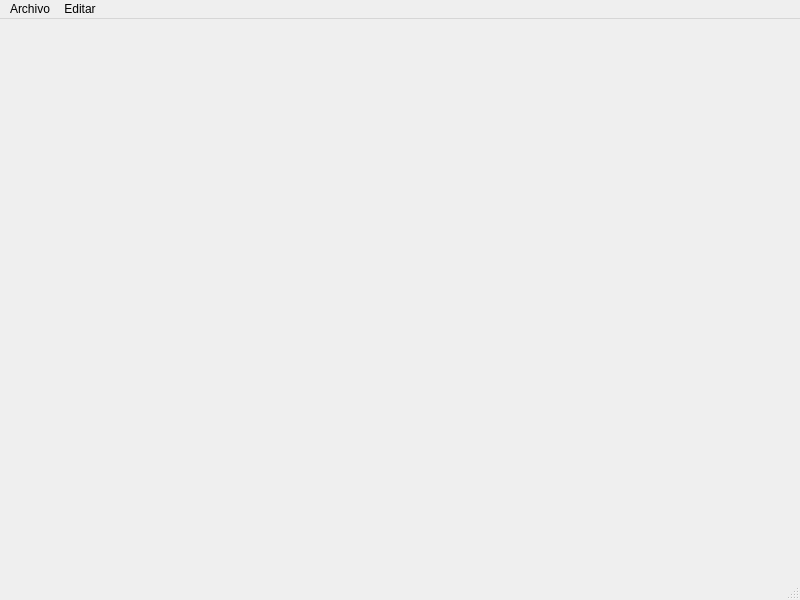
<?xml version="1.0" encoding="UTF-8"?>
<ui version="4.0">
 <class>ventanapredictor</class>
 <widget class="QMainWindow" name="ventanapredictor">
  <property name="geometry">
   <rect>
    <x>0</x>
    <y>0</y>
    <width>800</width>
    <height>600</height>
   </rect>
  </property>
  <property name="windowTitle">
   <string>MainWindow</string>
  </property>
  <widget class="QWidget" name="centralwidget"/>
  <widget class="QMenuBar" name="menubar">
   <property name="geometry">
    <rect>
     <x>0</x>
     <y>0</y>
     <width>800</width>
     <height>20</height>
    </rect>
   </property>
   <widget class="QMenu" name="menuArchivo">
    <property name="title">
     <string>Archivo</string>
    </property>
    <addaction name="separator"/>
    <addaction name="actionNuevo"/>
    <addaction name="actionAbrir"/>
    <addaction name="actionGuardar"/>
    <addaction name="actionGuardar_Como"/>
    <addaction name="separator"/>
    <addaction name="actionSalir"/>
   </widget>
   <widget class="QMenu" name="menuEdicion">
    <property name="title">
     <string>Editar</string>
    </property>
    <addaction name="actionCopiar"/>
    <addaction name="actionCortar"/>
    <addaction name="actionPegar"/>
    <addaction name="separator"/>
    <addaction name="actionDeshacer"/>
    <addaction name="actionRehacer"/>
   </widget>
   <addaction name="menuArchivo"/>
   <addaction name="menuEdicion"/>
  </widget>
  <widget class="QStatusBar" name="statusbar"/>
  <action name="actionNuevo">
   <property name="text">
    <string>Nuevo</string>
   </property>
  </action>
  <action name="actionAbrir">
   <property name="text">
    <string>Abrir</string>
   </property>
  </action>
  <action name="actionGuardar">
   <property name="text">
    <string>Guardar</string>
   </property>
  </action>
  <action name="actionGuardar_Como">
   <property name="text">
    <string>Guardar Como</string>
   </property>
  </action>
  <action name="actionSalir">
   <property name="text">
    <string>Salir</string>
   </property>
  </action>
  <action name="actionCopiar">
   <property name="text">
    <string>Copiar</string>
   </property>
  </action>
  <action name="actionCortar">
   <property name="text">
    <string>Cortar</string>
   </property>
  </action>
  <action name="actionPegar">
   <property name="text">
    <string>Pegar</string>
   </property>
  </action>
  <action name="actionDeshacer">
   <property name="text">
    <string>Deshacer</string>
   </property>
  </action>
  <action name="actionRehacer">
   <property name="text">
    <string>Rehacer</string>
   </property>
  </action>
 </widget>
 <resources/>
 <connections>
  <connection>
   <sender>actionSalir</sender>
   <signal>triggered()</signal>
   <receiver>ventanapredictor</receiver>
   <slot>close()</slot>
   <hints>
    <hint type="sourcelabel">
     <x>-1</x>
     <y>-1</y>
    </hint>
    <hint type="destinationlabel">
     <x>399</x>
     <y>299</y>
    </hint>
   </hints>
  </connection>
 </connections>
</ui>
